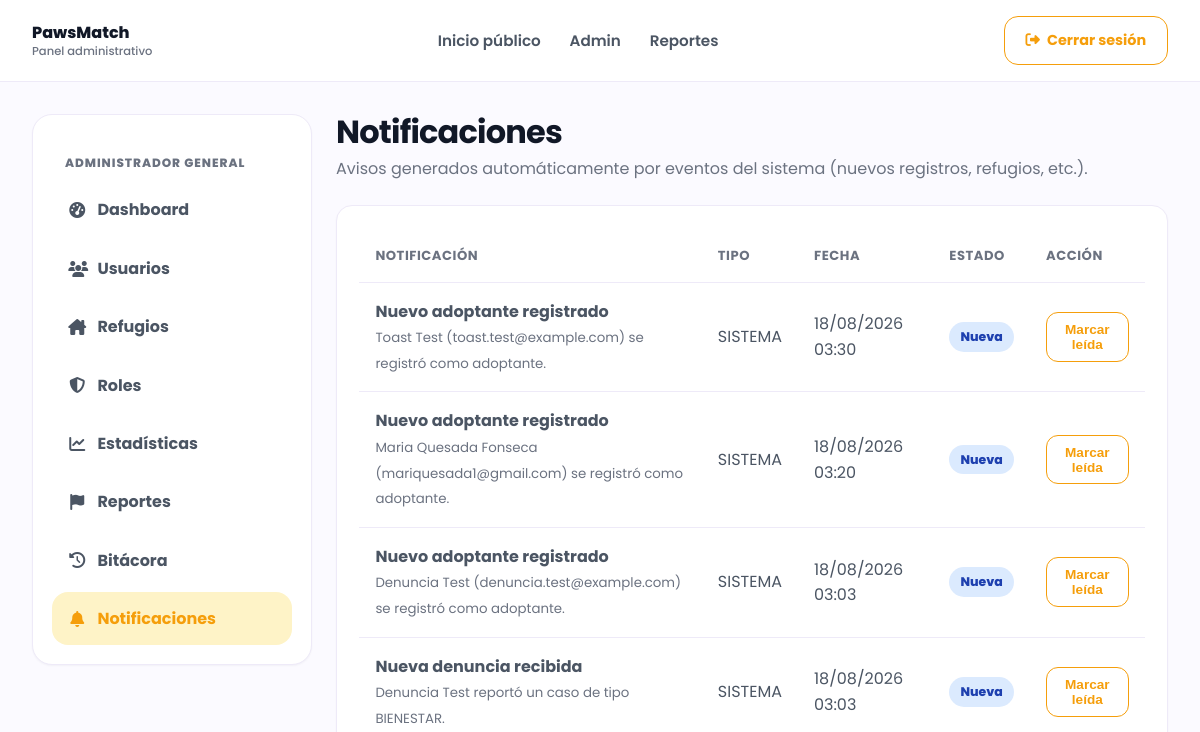
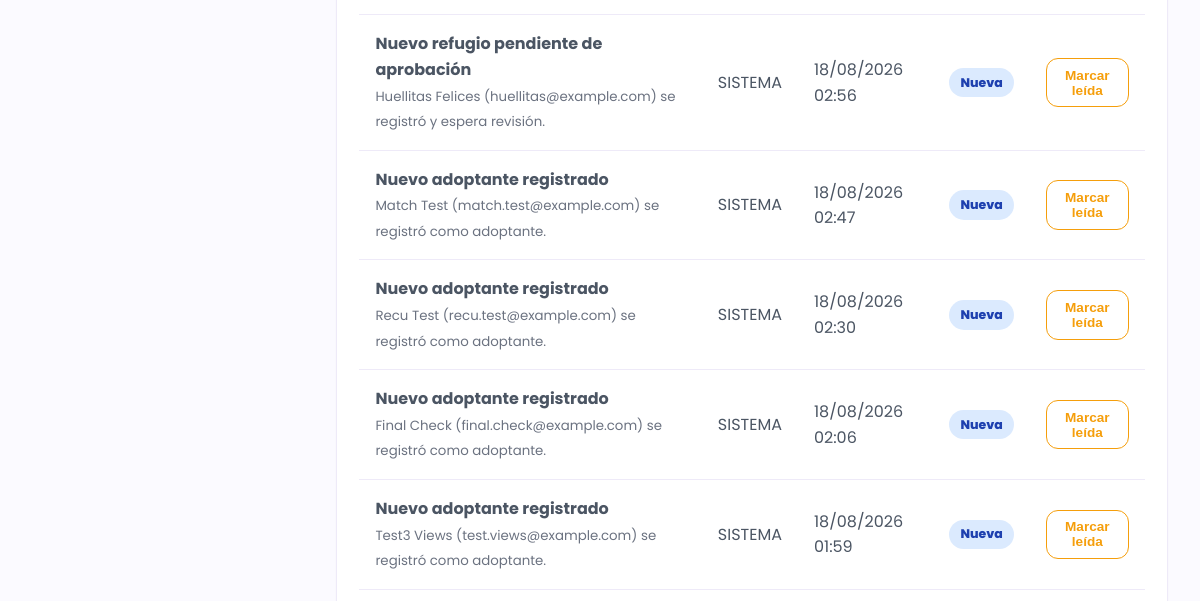
Page /admin-notificaciones.php (signed in, upper part) on the earlier database version (2 pictures, top to bottom).
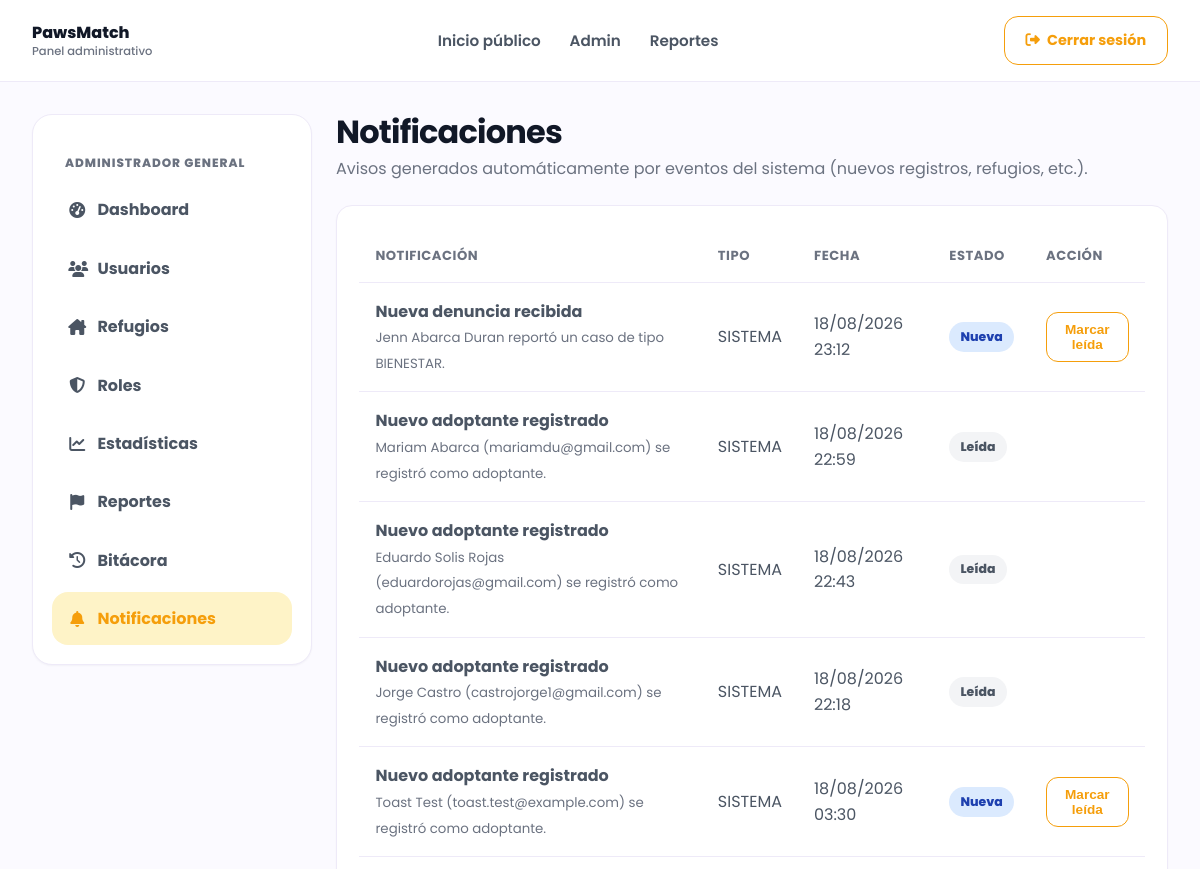
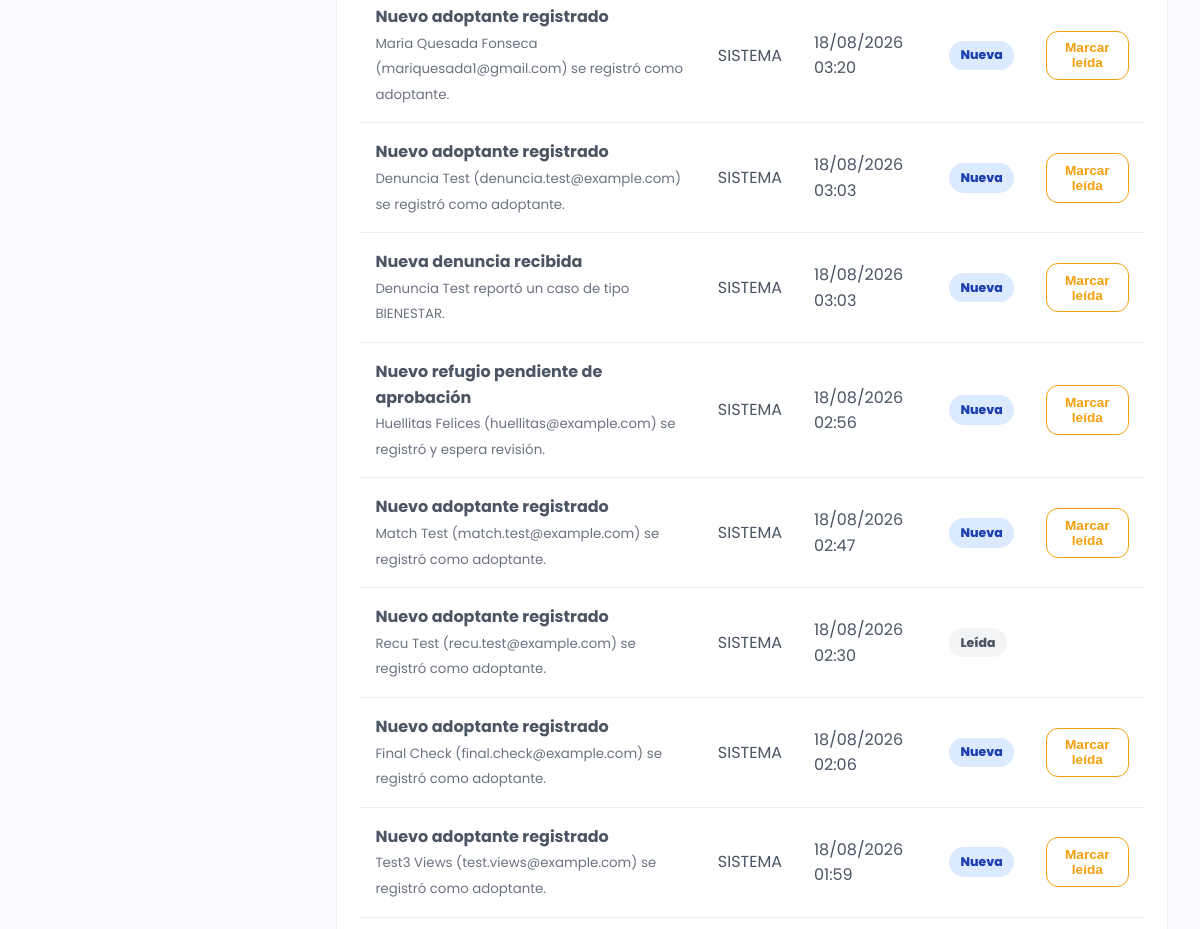
Same page on the later database version (2 pictures, top to bottom).
### tables this page shows
CREATE TABLE `notificaciones` (
  `id_notificacion` int NOT NULL AUTO_INCREMENT,
  `id_usuario` int NOT NULL,
  `titulo` varchar(150) NOT NULL,
  `mensaje` text NOT NULL,
  `tipo` enum('SOLICITUD','SEGUIMIENTO','MENSAJE','SISTEMA') DEFAULT 'SISTEMA',
  `leida` tinyint(1) DEFAULT '0',
  `fecha_creacion` timestamp NULL DEFAULT CURRENT_TIMESTAMP,
  PRIMARY KEY (`id_notificacion`),
  KEY `fk_notificacion_usuario` (`id_usuario`),
  CONSTRAINT `fk_notificacion_usuario` FOREIGN KEY (`id_usuario`) REFERENCES `usuarios` (`id_usuario`)
);

### php/models/Notificacion.php (called while the page is built, shortened)
<?php
class Notificacion
{
    public static function listarPorUsuario(PDO $conexion, int $idUsuario, int $limite = null): array
    {
        $sql = "SELECT * FROM notificaciones WHERE id_usuario = :id_usuario ORDER BY fecha_creacion DESC";
        $stmt = $conexion->prepare($sql);
        $stmt->execute([":id_usuario" => $idUsuario]);
        return $stmt->fetchAll(PDO::FETCH_ASSOC);
    }
}

### php/views/admin/notificaciones.php (the view, shortened to what this page needs)
<div class="admin-header"><div><h1>Notificaciones</h1><p>Avisos generados automáticamente por eventos del sistema (nuevos registros, refugios, etc.).</p></div></div>
<section class="admin-card">
    <div class="table-responsive">
        <table class="admin-table">
            <thead><tr><th>Notificación</th><th>Tipo</th><th>Fecha</th><th>Estado</th><th class="text-end">Acción</th></tr></thead>
            <tbody>
                <?php if (empty($notificaciones)): ?>
                    <tr><td colspan="5" class="text-center text-muted py-4">No tienes notificaciones. Se generan automáticamente cuando ocurren eventos como un nuevo registro de adoptante.</td></tr>
                <?php else: foreach ($notificaciones as $n): ?>
                    <tr>
                        <td><strong><?php echo htmlspecialchars($n['titulo']); ?></strong><br><small class="text-muted"><?php echo htmlspecialchars($n['mensaje']); ?></small></td>
                        <td><?php echo htmlspecialchars($n['tipo']); ?></td>
                        <td><?php echo htmlspecialchars(date('d/m/Y H:i', strtotime($n['fecha_creacion']))); ?></td>
                        <td><span class="badge" style="<?php echo $n['leida'] ? 'background:#f3f4f6;color:#4b5563;' : 'background:#dbeafe;color:#1e40af;'; ?>padding:.3rem .7rem;border-radius:99px;font-size:.78rem;"><?php echo $n['leida'] ? 'Leída' : 'Nueva'; ?></span></td>
                        <td class="text-end">
                            <?php if (!$n['leida']): ?>
                                <form action="php/admin_notificacion_leida.php" method="POST">
                                    <button type="submit" class="btn btn-sm btn-outline">Marcar leída</button>
                                </form>
                            <?php endif; ?>
                        </td>
                    </tr>
                <?php endforeach; endif; ?>
            </tbody>
        </table>
    </div>
</section>

### php/views/partials/navbar_admin.php (shortened to what this page needs)
<?php
$itemsMenuAdmin = [
    "dashboard"      => ["admin-dashboard.php", "fa-gauge-high", "Dashboard"],
    "usuarios"       => ["admin-usuarios.php", "fa-users", "Usuarios"],
    "refugios"       => ["admin-refugios.php", "fa-house-chimney", "Refugios"],
    "roles"          => ["admin-roles.php", "fa-shield-halved", "Roles"],
    "estadisticas"   => ["admin-estadisticas.php", "fa-chart-line", "Estadísticas"],
    "reportes"       => ["admin-reportes.php", "fa-flag", "Reportes"],
    "bitacora"       => ["admin-bitacora.php", "fa-clock-rotate-left", "Bitácora"],
    "notificaciones" => ["admin-notificaciones.php", "fa-bell", "Notificaciones"],
];
?>
<nav class="navbar">
  <div class="nav-container">
    <a class="logo" href="index.php">
      <div><span>PawsMatch</span><small>Panel administrativo</small></div>
    </a>
    <ul class="nav-menu" id="navMenu">
      <li><a href="index.php">Inicio público</a></li>
      <li><a href="admin-dashboard.php">Admin</a></li>
      <li><a href="admin-reportes.php">Reportes</a></li>
    </ul>
    <div class="nav-buttons"><a href="php/logout.php" class="btn-login"><i class="fas fa-right-from-bracket me-1"></i> Cerrar sesión</a></div>
  </div>
</nav>
<div class="admin-layout">
<aside class="admin-sidebar">
<div class="sidebar-title">Administrador General</div>
<ul class="sidebar-menu">
<?php foreach ($itemsMenuAdmin as $clave => [$href, $icono, $texto]): ?>
    <li><a class="<?php echo $clave === $paginaActivaAdmin ? 'active' : ''; ?>" href="<?php echo $href; ?>"><i class="fas <?php echo $icono; ?>"></i> <?php echo $texto; ?></a></li>
<?php endforeach; ?>
</ul>
</aside>
<main class="admin-main">

Differences in the rows shown:
added notificaciones: titulo "Nueva denuncia recibida", mensaje "Jenn Abarca Duran reportó un caso de tipo BIENESTAR.", tipo "SISTEMA", fecha_creacion "18/08/2026 23:12", leida "Nueva"
added notificaciones: titulo "Nuevo adoptante registrado", mensaje "Mariam Abarca (mariamdu@gmail.com) se registró como adoptante.", tipo "SISTEMA", fecha_creacion "18/08/2026 22:59", leida "Leída"
added notificaciones: titulo "Nuevo adoptante registrado", mensaje "Eduardo Solis Rojas (eduardorojas@gmail.com) se registró como adoptante.", tipo "SISTEMA", fecha_creacion "18/08/2026 22:43", leida "Leída"
added notificaciones: titulo "Nuevo adoptante registrado", mensaje "Jorge Castro (castrojorge1@gmail.com) se registró como adoptante.", tipo "SISTEMA", fecha_creacion "18/08/2026 22:18", leida "Leída"
changed notificaciones "Recu Test (recu.test@example.com) se registró como adoptante.": leida "Nueva Marcar leída" → "Leída"
